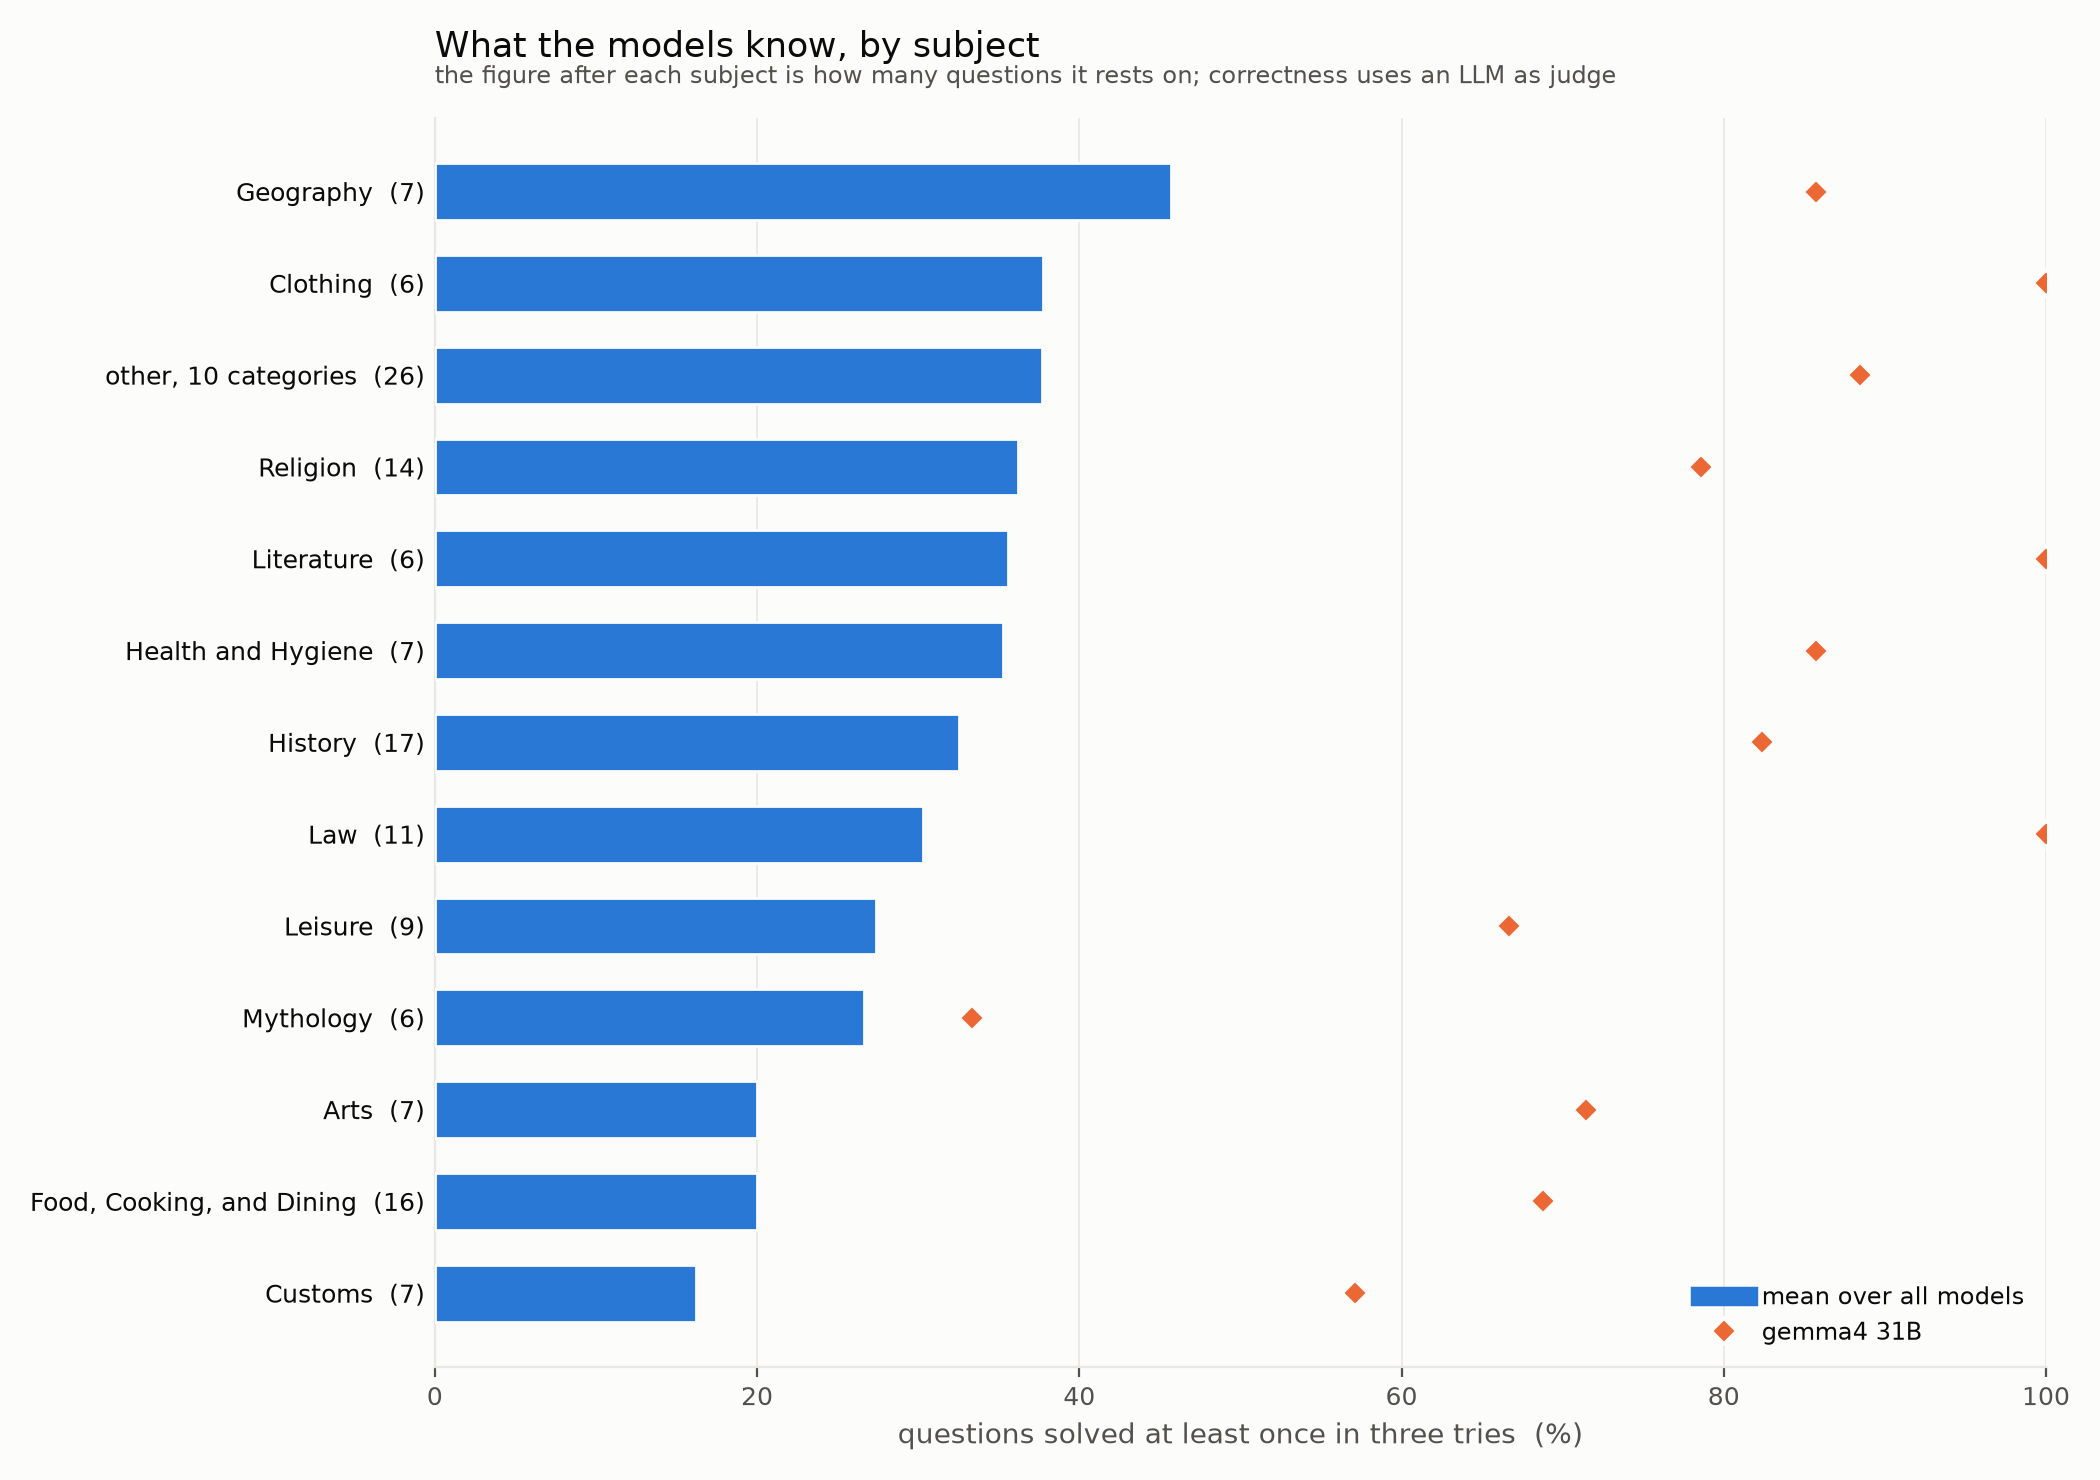

This chart was generated by the following Python code:
#!/usr/bin/env -S uv run --script
# /// script
# requires-python = ">=3.11"
# dependencies = ["matplotlib>=3.11"]
# ///
"""category-knowledge: which corners of Roman life the models actually know.

Solve rate by the sheet's subject category, averaged over all evaluated models,
with the strongest model marked separately so you can see whether the ordering
is a property of the subject or just of the average.

Categories thin out fast -- 22 of them over 139 questions -- so anything under
--min-questions is folded into one "other" row rather than plotted as a bar
resting on three or four questions. The fold is printed, not silent.

Solve rate is pass@3: solved if any of three rollouts was judged correct.

    ./category_knowledge.py
    ./category_knowledge.py --min-questions 8
"""

import argparse
import collections
from pathlib import Path

import evaldata as E

HERE = Path(__file__).parent

BAR = "#2a78d6"     # categorical slot 1, one series
TOP = "#eb6834"     # slot 2 for the single reference model


def tabulate(qa_path, eval_dir, min_q):
    qa = {E.qid_of(r): r for r in E.load(qa_path)}
    jud = {(r["model"], r["qid"], r["rollout"]): r["same"]
           for r in E.load(Path(eval_dir) / "judgments.jsonl")}
    cells = collections.defaultdict(list)
    for r in E.load(Path(eval_dir) / "answers.jsonl"):
        if r["model"] in set(E.MODELS) and r["qid"] in qa and r["rollout"] < 3:
            cells[(r["model"], r["qid"])].append(r)
    cells = {k: v for k, v in cells.items()
             if all((k[0], k[1], r["rollout"]) in jud for r in v)}
    solved = {k: any(jud[(k[0], k[1], r["rollout"])] for r in rs)
              for k, rs in cells.items()}

    nq = collections.Counter(r["category"] for r in qa.values())
    big = {c for c, n in nq.items() if n >= min_q}
    folded = sorted(set(nq) - big)

    def bucket(q):
        c = qa[q]["category"]
        return c if c in big else "other"

    per = collections.defaultdict(list)
    top = collections.defaultdict(list)
    best = max({m for m, _ in solved},
               key=lambda m: sum(1 for (mm, _), s in solved.items() if mm == m and s))
    for (m, q), s in solved.items():
        per[bucket(q)].append(s)
        if m == best:
            top[bucket(q)].append(s)

    rows = []
    for c in per:
        n = sum(nq[k] for k in nq if (k == c or (c == "other" and k in folded)))
        name = c if c != "other" else f"other, {len(folded)} categories"
        rows.append({
            "category": name,
            # The question count rides in the tick label. Set beside the axis it
            # lands on top of the subject name; set at the bar's end it collides
            # with the reference marker.
            "label": f"{name}  ({n})",
            "questions": n,
            "mean": 100 * sum(per[c]) / len(per[c]),
            "top": 100 * sum(top[c]) / len(top[c]) if top[c] else None,
        })
    rows.sort(key=lambda r: r["mean"])
    return rows, best, folded


def render_png(rows, best, path):
    import matplotlib
    matplotlib.use("Agg")
    import matplotlib.pyplot as plt
    from matplotlib.lines import Line2D

    fig, ax = plt.subplots(figsize=(10.5, 7.4), dpi=200)
    E.style_axes(ax, fig)
    ax.grid(False)
    ax.grid(True, axis="x", which="major", color=E.GRID, linewidth=0.6, zorder=0)

    ys = range(len(rows))
    ax.barh(list(ys), [r["mean"] for r in rows], height=0.62, color=BAR,
            edgecolor=E.SURFACE, linewidth=1.0, zorder=4)
    for y, r in zip(ys, rows):
        if r["top"] is not None:
            ax.plot(r["top"], y, "D", ms=6.5, color=TOP, mec=E.SURFACE, mew=1.3,
                    zorder=6)

    ax.set_yticks(list(ys))
    ax.set_yticklabels([r["label"] for r in rows], fontsize=9)
    ax.tick_params(axis="y", length=0, colors=E.INK)
    ax.set_ylim(-0.8, len(rows) - 0.2)
    ax.set_xlim(0, 100)
    ax.set_xlabel("questions solved at least once in three tries  (%)",
                  fontsize=10, color=E.MUTED)

    handles = [
        Line2D([], [], color=BAR, lw=7, label="mean over all models"),
        Line2D([], [], color=TOP, lw=0, marker="D", ms=6.5, mec=E.SURFACE, mew=1.3,
               label=E.LABEL[best]),
    ]
    ax.legend(handles=handles, loc="lower right", frameon=False, fontsize=8.5,
              labelcolor=E.INK, handletextpad=0.6)

    ax.set_title("What the models know, by subject",
                 fontsize=12.5, color=E.INK, loc="left", pad=22)
    ax.text(0, 1.028, "the figure after each subject is how many questions it rests on; "
                      "correctness uses an LLM as judge",
            transform=ax.transAxes, fontsize=8.5, color=E.MUTED)

    fig.tight_layout()
    fig.savefig(path, facecolor=E.SURFACE)
    print(f"wrote {path}")


def render_tex(rows, best, path):
    def esc(s):
        return s.replace("_", chr(92) + "_").replace("&", chr(92) + "&")
    L = [r"\documentclass[border=6pt]{standalone}", r"\usepackage{pgfplots}",
         r"\pgfplotsset{compat=1.18}", r"\usepackage{xcolor}",
         rf"\definecolor{{bar}}{{HTML}}{{{BAR.lstrip('#').upper()}}}",
         rf"\definecolor{{top}}{{HTML}}{{{TOP.lstrip('#').upper()}}}",
         r"\definecolor{surface}{HTML}{FCFCFB}", r"\definecolor{ink}{HTML}{0B0B0B}",
         r"\definecolor{muted}{HTML}{52514E}", r"\definecolor{gridc}{HTML}{E8E7E3}",
         r"\begin{document}", r"\begin{tikzpicture}", r"\begin{axis}[",
         r"  width=13cm, height=11cm, xbar, bar width=9pt,",
         r"  xlabel={questions solved at least once in three tries (\%)},",
         r"  xlabel style={font=\small, color=muted},",
         r"  tick label style={font=\footnotesize, color=muted},",
         rf"  xmin=0, xmax=100, ymin=-0.8, ymax={len(rows) - 0.2},",
         r"  ytick={" + ",".join(str(i) for i in range(len(rows))) + "},",
         r"  yticklabels={" + ",".join(esc(r["label"]) for r in rows) + "},",
         r"  ytick style={draw=none},",
         r"  yticklabel style={font=\footnotesize, color=ink},",
         r"  xmajorgrids, grid style={gridc, line width=0.3pt},",
         r"  axis line style={gridc}, axis x line*=bottom, axis y line*=left,",
         r"  legend style={draw=none, font=\footnotesize, at={(0.99,0.02)},"
         r" anchor=south east},", r"]"]
    pts = " ".join(f"({r['mean']:.2f},{y})" for y, r in enumerate(rows))
    L.append(rf"\addplot[fill=bar, draw=surface, line width=0.5pt] coordinates {{{pts}}};")
    L.append(r"\addlegendentry{mean over all models}")
    pts = " ".join(f"({r['top']:.2f},{y})" for y, r in enumerate(rows)
                   if r["top"] is not None)
    L.append(rf"\addplot[only marks, mark=diamond*, mark size=3pt, "
             rf"mark options={{fill=top, draw=surface}}] coordinates {{{pts}}};")
    L.append(rf"\addlegendentry{{{esc(E.LABEL[best])}}}")
    L += [r"\end{axis}", r"\end{tikzpicture}", r"\end{document}"]
    Path(path).write_text("\n".join(L) + "\n")
    print(f"wrote {path}")


def main():
    p = argparse.ArgumentParser(description=__doc__)
    p.add_argument("--min-questions", type=int, default=6,
                   help="categories with fewer questions are folded into 'other'")
    p.add_argument("--qa", default=str(E.DEFAULT_QA))
    p.add_argument("--eval", default=str(E.DEFAULT_EVAL))
    p.add_argument("--out", default=str(HERE / "category_knowledge"))
    args = p.parse_args()

    rows, best, folded = tabulate(Path(args.qa), Path(args.eval), args.min_questions)
    print(f"reference model: {E.LABEL[best]}")
    print(f"folded into 'other' ({len(folded)}): {', '.join(folded)}\n")
    print(f"{'category':38}{'n':>4}{'mean':>8}{'top':>8}")
    for r in reversed(rows):
        t = f"{r['top']:8.1f}" if r["top"] is not None else "       -"
        print(f"{r['category']:38}{r['questions']:>4}{r['mean']:8.1f}{t}")
    render_png(rows, best, Path(args.out + ".png"))
    render_tex(rows, best, Path(args.out + ".tex"))


if __name__ == "__main__":
    main()
